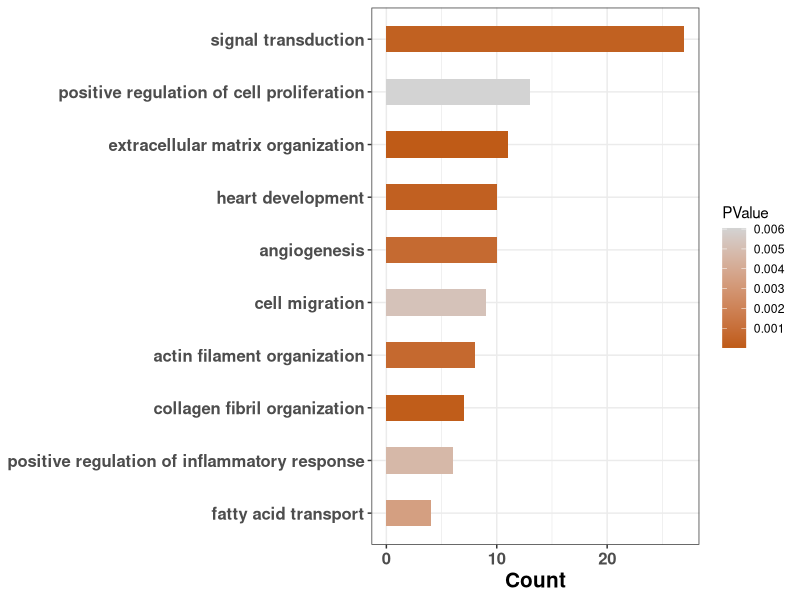

Here is the R script that generated this plot:
library(ggplot2)

df = read.table("./BP_MF2_barplot.txt", header=T, sep="\t")
ggplot(df, aes(x=Count, y=reorder(Term, Count), fill=PValue))+
geom_bar(stat="identity", width=0.5)+
scale_fill_gradient(low="#BF5B17", high="lightgray")+
theme_bw()+
theme(axis.text.x=element_text(face="bold", size=12), axis.text.y=element_text(face="bold", size=12), axis.title.x=element_text(face="bold", size=15), axis.title.y=element_blank())

# "#7FC97F", "#BEAED4", "#FDC086", "#FFFF99", "#386CB0", "#BF5B17"



